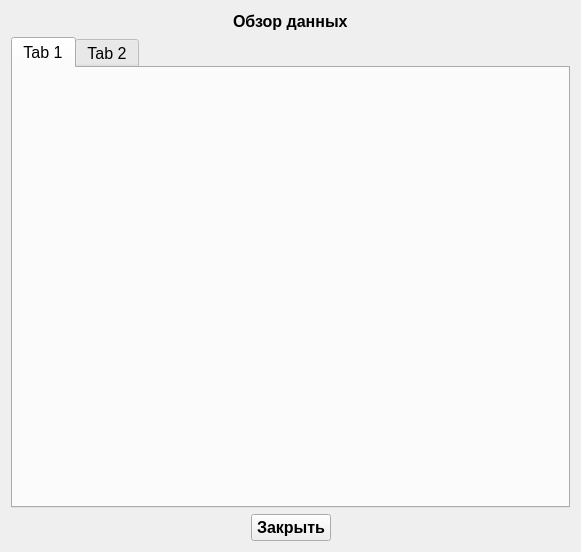
<?xml version="1.0" encoding="UTF-8"?>
<ui version="4.0">
 <class>popwindow</class>
 <widget class="QWidget" name="popwindow">
  <property name="geometry">
   <rect>
    <x>0</x>
    <y>0</y>
    <width>581</width>
    <height>552</height>
   </rect>
  </property>
  <property name="windowTitle">
   <string>Обзор данных</string>
  </property>
  <layout class="QGridLayout" name="gridLayout">
   <item row="0" column="0">
    <layout class="QHBoxLayout" name="horizontalLayout_2">
     <item>
      <spacer name="horizontalSpacer_3">
       <property name="orientation">
        <enum>Qt::Horizontal</enum>
       </property>
       <property name="sizeHint" stdset="0">
        <size>
         <width>40</width>
         <height>20</height>
        </size>
       </property>
      </spacer>
     </item>
     <item>
      <widget class="QLabel" name="label_3">
       <property name="font">
        <font>
         <pointsize>12</pointsize>
         <weight>75</weight>
         <bold>true</bold>
        </font>
       </property>
       <property name="text">
        <string>Обзор данных</string>
       </property>
      </widget>
     </item>
     <item>
      <spacer name="horizontalSpacer_4">
       <property name="orientation">
        <enum>Qt::Horizontal</enum>
       </property>
       <property name="sizeHint" stdset="0">
        <size>
         <width>40</width>
         <height>20</height>
        </size>
       </property>
      </spacer>
     </item>
    </layout>
   </item>
   <item row="1" column="0">
    <widget class="QTabWidget" name="tabWidget">
     <property name="font">
      <font>
       <pointsize>12</pointsize>
      </font>
     </property>
     <property name="currentIndex">
      <number>0</number>
     </property>
     <widget class="QWidget" name="tab">
      <attribute name="title">
       <string>Tab 1</string>
      </attribute>
     </widget>
     <widget class="QWidget" name="tab_2">
      <attribute name="title">
       <string>Tab 2</string>
      </attribute>
     </widget>
    </widget>
   </item>
   <item row="2" column="0">
    <layout class="QHBoxLayout" name="horizontalLayout">
     <item>
      <spacer name="horizontalSpacer_2">
       <property name="orientation">
        <enum>Qt::Horizontal</enum>
       </property>
       <property name="sizeHint" stdset="0">
        <size>
         <width>40</width>
         <height>20</height>
        </size>
       </property>
      </spacer>
     </item>
     <item>
      <widget class="QPushButton" name="pushButton">
       <property name="font">
        <font>
         <pointsize>12</pointsize>
         <weight>75</weight>
         <bold>true</bold>
        </font>
       </property>
       <property name="text">
        <string>Закрыть</string>
       </property>
      </widget>
     </item>
     <item>
      <spacer name="horizontalSpacer">
       <property name="orientation">
        <enum>Qt::Horizontal</enum>
       </property>
       <property name="sizeHint" stdset="0">
        <size>
         <width>40</width>
         <height>20</height>
        </size>
       </property>
      </spacer>
     </item>
    </layout>
   </item>
  </layout>
 </widget>
 <resources/>
 <connections/>
</ui>
